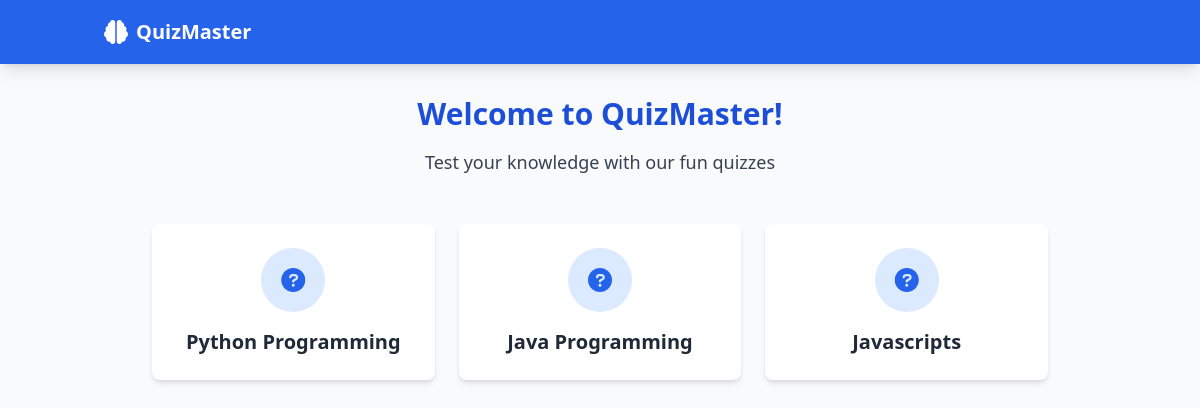
The page / on the database its author committed.
### quiz/models.py (models this page shows, shortened)
class QuizCategory(models.Model):
    name = models.CharField(max_length=100)
    description = models.TextField(blank=True)
    class Meta:
        verbose_name_plural = "Quiz Categories"

### quiz/views.py (the view)
# urls.py: path('', home, name='home'),
def home(request):
    categories = QuizCategory.objects.all()
    return render(request, 'quiz/home.html', {'categories': categories})

### quiz/templates/quiz/home.html
{% extends "quiz/base.html" %}
{% block content %}
<div class="max-w-4xl min-h-screen mx-auto">
    <div class="text-center mb-12">
        <h2 class="text-3xl font-bold text-blue-700 mb-4">Welcome to QuizMaster!</h2>
        <p class="text-lg text-gray-700">Test your knowledge with our fun quizzes</p>
    </div>
    <div class="grid grid-cols-1 md:grid-cols-3 gap-6">
        {% for category in categories %}
        <a href="{% url 'quiz:quiz_list' %}?category={{ category.name }}"
            class="bg-white rounded-lg shadow-md p-6 hover:shadow-lg transition-shadow">
            <div class="bg-blue-100 w-16 h-16 rounded-full flex items-center justify-center mb-4 mx-auto">
                <i class="fas fa-question-circle text-blue-600 text-2xl"></i>
            </div>
            <h3 class="text-xl font-semibold text-center text-gray-800">{{ category.name }}</h3>
        </a>
        {% endfor %}
    </div>
</div>
{% endblock %}

### rows shown on the page
QuizCategory: name "Python Programming"
QuizCategory: name "Java Programming"
QuizCategory: name "Javascripts"
